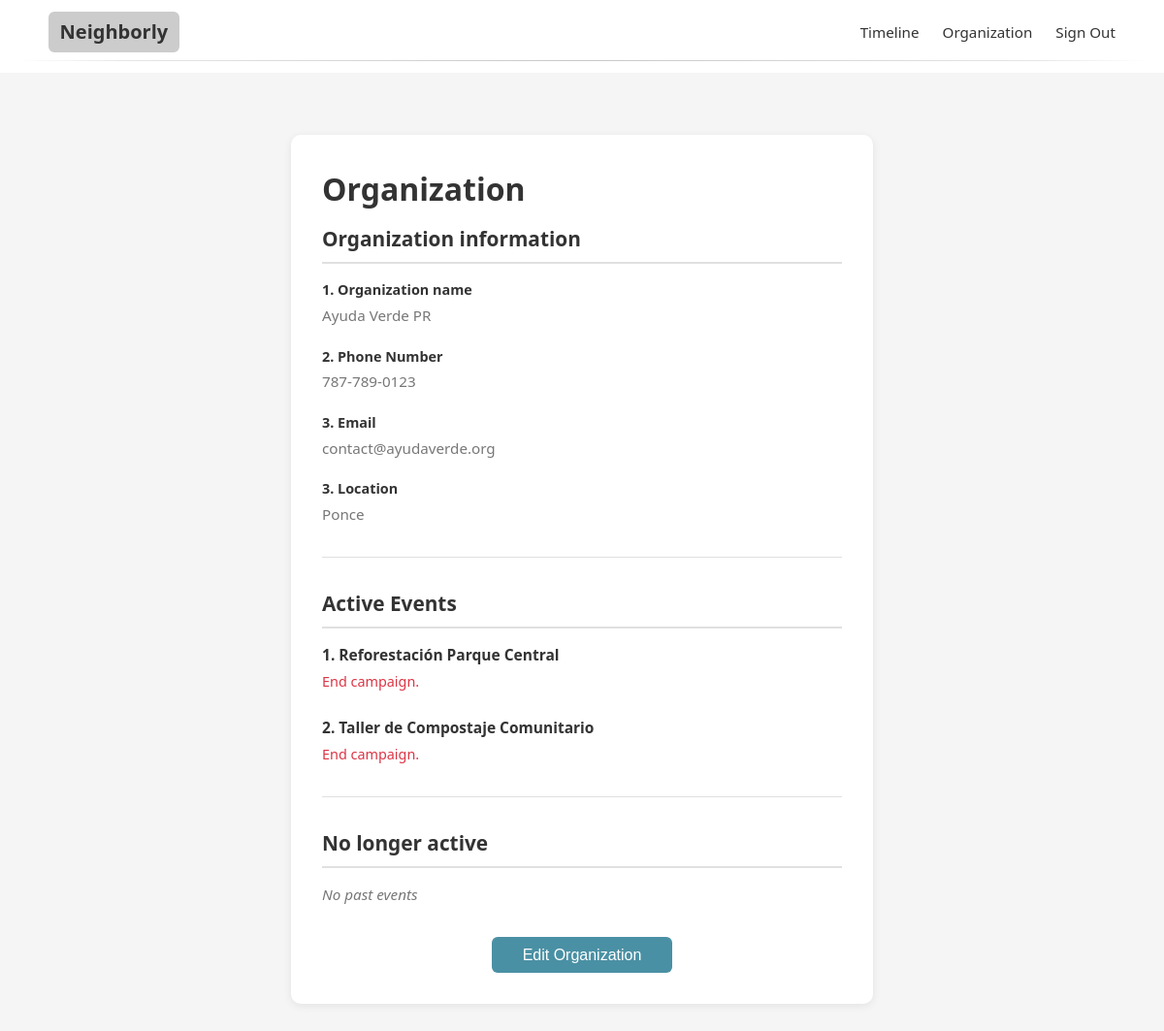
The app's page /pages/organizer_profile.php (signed in), older data.
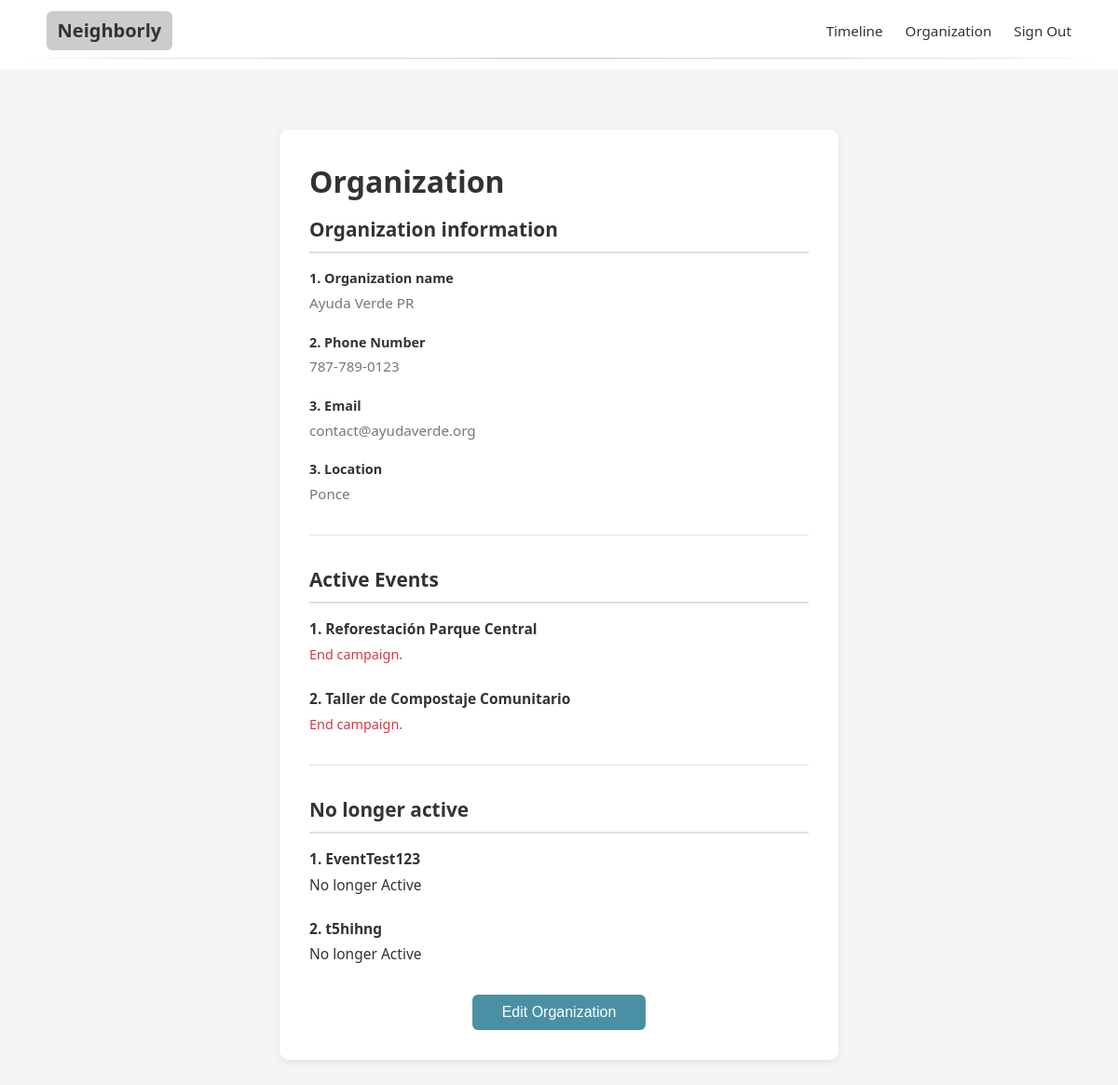
The same page, newer data.
### tables this page shows
CREATE TABLE `events` (
  `event_id` int NOT NULL AUTO_INCREMENT,
  `organizer_id` int NOT NULL,
  `title` varchar(255) NOT NULL,
  `description` text NOT NULL,
  `image_url` varchar(1000) DEFAULT NULL,
  `location` varchar(255) NOT NULL,
  `start_date` datetime NOT NULL,
  `end_date` datetime NOT NULL,
  `slots_available` int NOT NULL,
  `is_approved` tinyint(1) DEFAULT '0',
  `status` enum('active','cancelled','completed') DEFAULT 'active',
  `created_at` timestamp NULL DEFAULT CURRENT_TIMESTAMP,
  `updated_at` timestamp NULL DEFAULT CURRENT_TIMESTAMP ON UPDATE CURRENT_TIMESTAMP,
  PRIMARY KEY (`event_id`),
  KEY `idx_events_dates` (`start_date`,`end_date`),
  KEY `idx_events_location` (`location`),
  KEY `idx_events_organizer` (`organizer_id`),
  KEY `idx_events_approved` (`is_approved`),
  CONSTRAINT `events_ibfk_1` FOREIGN KEY (`organizer_id`) REFERENCES `organizers` (`user_id`) ON DELETE CASCADE
);

### pages/organizer_profile.php (the view, shortened to what this page needs)
<?php
$pdo = connect_to_database();
$userId = $_SESSION['user_id'];
$editMode = isset($_GET['edit']) && $_GET['edit'] === 'true';
$stmt = $pdo->prepare("
    SELECT u.username, u.email, u.phone, u.location, o.org_name, o.org_description
    FROM users u
    JOIN organizers o ON u.user_id = o.user_id
    WHERE u.user_id = ?
");
$stmt->execute([$userId]);
$organizer = $stmt->fetch(PDO::FETCH_ASSOC);
$stmt = $pdo->prepare("
    SELECT e.event_id, e.title, e.start_date, e.location, e.is_approved, e.status
    FROM events e
    WHERE e.organizer_id = ? AND e.status = 'active'
    ORDER BY e.start_date
");
$stmt->execute([$userId]);
$activeEvents = $stmt->fetchAll(PDO::FETCH_ASSOC);
$stmt = $pdo->prepare("
    SELECT e.event_id, e.title, e.start_date, e.location, e.status
    FROM events e
    WHERE e.organizer_id = ? AND (e.status = 'completed' OR e.status = 'cancelled')
    ORDER BY e.start_date DESC
");
$stmt->execute([$userId]);
$pastEvents = $stmt->fetchAll(PDO::FETCH_ASSOC);
?>
<?php if (!$editMode): ?>
    <div class="profile-container">
        <h1>Organization</h1>
        <div class="profile-section">
            <h2>Organization information</h2>
            <div class="profile-field">
                <strong>1. Organization name</strong>
                <p><?php echo !empty($organizer['org_name'])
                    ? htmlspecialchars($organizer['org_name'])
                    : 'No organization name provided'; ?></p>
            </div>
            <div class="profile-field">
                <strong>2. Phone Number</strong>
                <p><?php echo !empty($organizer['phone'])
                    ? htmlspecialchars($organizer['phone'])
                    : 'No phone number provided'; ?></p>
            </div>
            <div class="profile-field">
                <strong>3. Email</strong>
                <p><?php echo !empty($organizer['email'])
                    ? htmlspecialchars($organizer['email'])
                    : 'No email provided'; ?></p>
            </div>
            <div class="profile-field">
                <strong>3. Location</strong>
                <p><?php echo !empty($organizer['location'])
                    ? htmlspecialchars($organizer['location'])
                    : 'No location provided'; ?></p>
            </div>
        </div>
        <hr class="profile-divider">
        <div class="profile-section">
            <h2>Active Events</h2>
            <?php if (empty($activeEvents)): ?>
                <p class="empty-state">No active events</p>
            <?php else: ?>
                <?php foreach ($activeEvents as $index => $event): ?>
                    <div class="event-item">
                        <p><strong><?php echo ($index + 1) . '. ' . htmlspecialchars($event['title']); ?></strong></p>
                        <p><a href="organizer_profile.php?end_event=<?php echo $event['event_id']; ?>"
                              onclick="return confirm('Are you sure you want to end this campaign?');">
                              End campaign.
                           </a></p>
                    </div>
                <?php endforeach; ?>
            <?php endif; ?>
        </div>
        <hr class="profile-divider">
        <div class="profile-section">
            <h2>No longer active</h2>
            <?php if (empty($pastEvents)): ?>
                <p class="empty-state">No past events</p>
            <?php else: ?>
                <?php foreach ($pastEvents as $index => $event): ?>
                    <div class="event-item">
                        <p><strong><?php echo ($index + 1) . '. ' . htmlspecialchars($event['title']); ?></strong></p>
                        <p>No longer Active</p>
                    </div>
                <?php endforeach; ?>
            <?php endif; ?>
        </div>
        <div class="profile-actions">
            <a href="organizer_profile.php?edit=true">
                <button type="button" class="btn">Edit Organization</button>
            </a>
        </div>
    </div>
<?php endif; ?>
<?php
include "base.php";
?>

Row changes from the older to the newer data that the page shows:
added events: title "EventTest123", shown under "No longer active"
added events: title "t5hihng", shown under "No longer active"
Text that changed along with them:
text no longer shown: "No past events"
